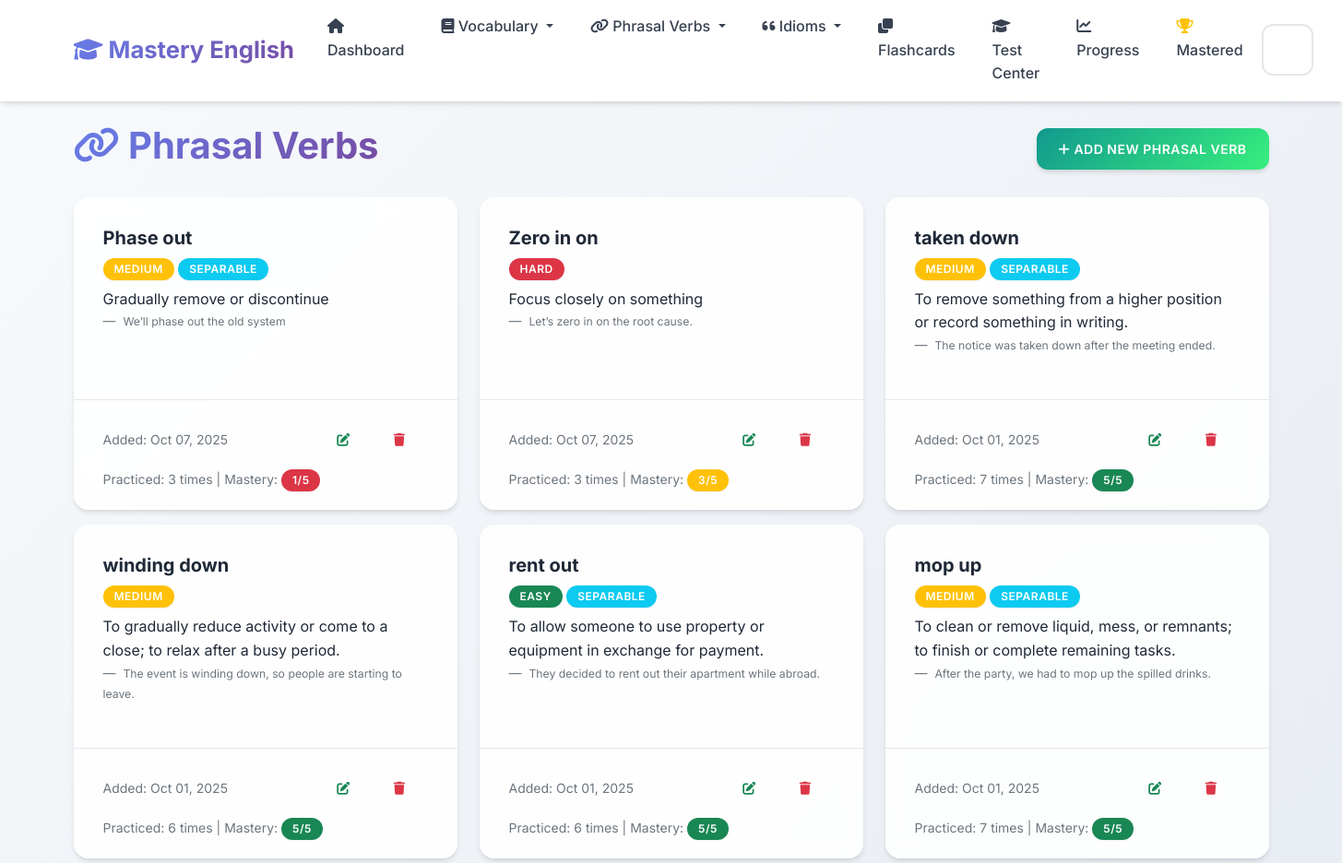
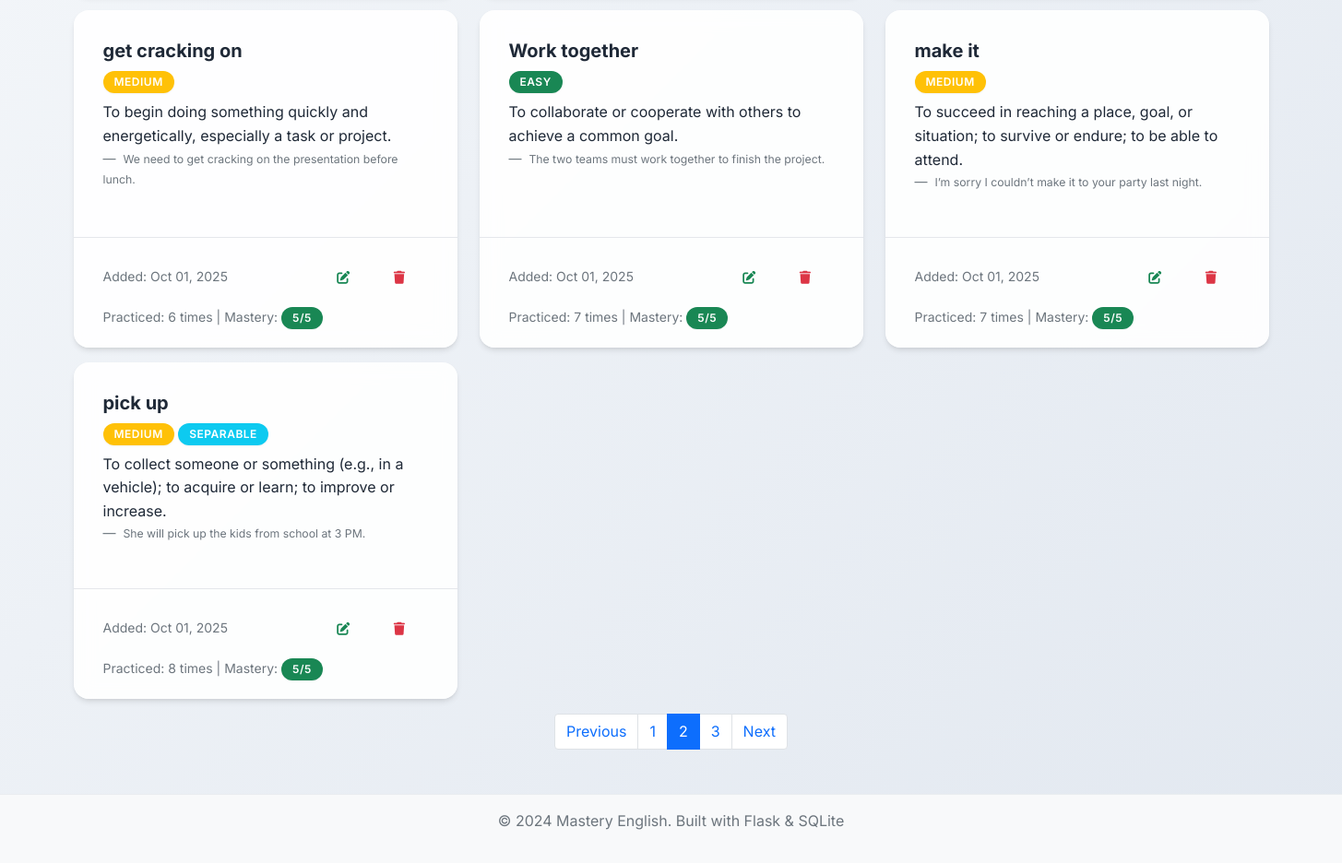
Screenshot of /phrasal-verbs?page=2 with the database file from the repository (2 pictures, top to bottom).
### app.py (models this page shows, shortened)
class PhrasalVerb(db.Model):
    __tablename__ = 'phrasal_verbs'
    id = db.Column(db.Integer, primary_key=True)
    phrasal_verb = db.Column(db.String(100), nullable=False)
    meaning = db.Column(db.Text, nullable=False)
    example_sentence = db.Column(db.Text)
    separable = db.Column(db.Boolean, default=False)
    difficulty_level = db.Column(db.String(20), default='medium')
    date_added = db.Column(db.DateTime, default=datetime.utcnow)
    times_practiced = db.Column(db.Integer, default=0)
    last_practiced = db.Column(db.DateTime)
    mastery_level = db.Column(db.Integer, default=0)

### app.py (the view)
@app.route('/phrasal-verbs')
def phrasal_verbs_list():
    page = request.args.get('page', 1, type=int)
    phrasal_verbs = PhrasalVerb.query.order_by(PhrasalVerb.date_added.desc()).paginate(
        page=page, per_page=10, error_out=False)
    return render_template('phrasal_verbs_list.html', phrasal_verbs=phrasal_verbs)

### templates/phrasal_verbs_list.html (shortened to what this page needs)
{% extends "base.html" %}
{% block content %}
<div class="row">
    <div class="col-12">
        <div class="d-flex justify-content-between align-items-center mb-4">
            <h1>
                <i class="fas fa-link"></i> Phrasal Verbs
            </h1>
            <a href="{{ url_for('add_phrasal_verb') }}" class="btn btn-success">
                <i class="fas fa-plus"></i> Add New Phrasal Verb
            </a>
        </div>
    </div>
</div>
{% if phrasal_verbs.items %}
    <div class="row">
        {% for phrasal in phrasal_verbs.items %}
            <div class="col-md-6 col-lg-4 mb-3">
                <div class="card h-100">
                    <div class="card-body">
                        <h5 class="card-title">{{ phrasal.phrasal_verb }}</h5>
                        <span class="badge bg-{% if phrasal.difficulty_level == 'easy' %}success{% elif phrasal.difficulty_level == 'hard' %}danger{% else %}warning{% endif %} mb-2">
                            {{ phrasal.difficulty_level.title() }}
                        </span>
                        {% if phrasal.separable %}
                            <span class="badge bg-info mb-2">Separable</span>
                        {% endif %}
                        <p class="card-text">{{ phrasal.meaning }}</p>
                        {% if phrasal.example_sentence %}
                            <blockquote class="blockquote-footer">
                                <small>{{ phrasal.example_sentence }}</small>
                            </blockquote>
                        {% endif %}
                    </div>
                    <div class="card-footer bg-transparent">
                        <div class="d-flex justify-content-between align-items-center">
                            <small class="text-muted">
                                Added: {{ phrasal.date_added.strftime('%b %d, %Y') }}
                            </small>
                            <div class="btn-group" role="group">
                                <a href="{{ url_for('edit_phrasal_verb', id=phrasal.id) }}" class="btn btn-sm btn-outline-success">
                                    <i class="fas fa-edit"></i>
                                </a>
                                <button type="button" class="btn btn-sm btn-outline-danger" onclick="confirmDelete('{{ phrasal.phrasal_verb }}', '{{ url_for('delete_phrasal_verb', id=phrasal.id) }}')">
                                    <i class="fas fa-trash"></i>
                                </button>
                            </div>
                        </div>
                        {% if phrasal.times_practiced > 0 %}
                            <div class="mt-2">
                                <small class="text-muted">
                                    Practiced: {{ phrasal.times_practiced }} times
                                    | Mastery:
                                    <span class="badge bg-{% if phrasal.mastery_level >= 4 %}success{% elif phrasal.mastery_level >= 2 %}warning{% else %}danger{% endif %}">
                                        {{ phrasal.mastery_level }}/5
                                    </span>
                                </small>
                            </div>
                        {% endif %}
                    </div>
                </div>
            </div>
        {% endfor %}
    </div>
    {% if phrasal_verbs.pages > 1 %}
        <nav aria-label="Page navigation">
            <ul class="pagination justify-content-center">
                {% if phrasal_verbs.has_prev %}
                    <li class="page-item">
                        <a class="page-link" href="{{ url_for('phrasal_verbs_list', page=phrasal_verbs.prev_num) }}">Previous</a>
                    </li>
                {% endif %}
                {% for page_num in phrasal_verbs.iter_pages() %}
                    {% if page_num %}
                        {% if page_num != phrasal_verbs.page %}
                            <li class="page-item">
                                <a class="page-link" href="{{ url_for('phrasal_verbs_list', page=page_num) }}">{{ page_num }}</a>
                            </li>
                        {% else %}
                            <li class="page-item active">
                                <span class="page-link">{{ page_num }}</span>
                            </li>
                        {% endif %}
                    {% else %}
                        <li class="page-item disabled">
                            <span class="page-link">...</span>
                        </li>
                    {% endif %}
                {% endfor %}
                {% if phrasal_verbs.has_next %}
                    <li class="page-item">
                        <a class="page-link" href="{{ url_for('phrasal_verbs_list', page=phrasal_verbs.next_num) }}">Next</a>
                    </li>
                {% endif %}
            </ul>
        </nav>
    {% endif %}
{% endif %}
{% endblock %}

### static/css/style.css (style rules this page uses)
:root { --primary-color: #6366f1; --primary-dark: #4f46e5; --primary-light: #8b5cf6; --success-color: #10b981; --success-dark: #059669; --info-color: #06b6d4; --info-dark: #0891b2; --warning-color: #f59e0b; --warning-dark: #d97706; --danger-color: #ef4444; --danger-dark: #dc2626; --light-color: #f8fafc; --dark-color: #1e293b; --gray-50: #f9fafb; --gray-100: #f3f4f6; --gray-200: #e5e7eb; --gray-300: #d1d5db; --gray-400: #9ca3af; --gray-500: #6b7280; --gray-600: #4b5563; --gray-700: #374151; --gray-800: #1f2937; --gray-900: #111827; --gradient-primary: linear-gradient(135deg, #667eea 0%, #764ba2 100%); --gradient-success: linear-gradient(135deg, #11998e 0%, #38ef7d 100%); --gradient-info: linear-gradient(135deg, #667db6 0%, #0082c8 100%); --gradient-warning: linear-gradient(135deg, #f093fb 0%, #f5576c 100%); --gradient-hero: linear-gradient(135deg, #667eea 0%, #764ba2 50%, #f093fb 100%); --shadow-sm: 0 1px 2px 0 rgba(0, 0, 0, 0.05); --shadow: 0 4px 6px -1px rgba(0, 0, 0, 0.1), 0 2px 4px -1px rgba(0, 0, 0, 0.06); --shadow-md: 0 10px 15px -3px rgba(0, 0, 0, 0.1), 0 4px 6px -2px rgba(0, 0, 0, 0.05); --shadow-lg: 0 20px 25px -5px rgba(0, 0, 0, 0.1), 0 10px 10px -5px rgba(0, 0, 0, 0.04); --shadow-xl: 0 25px 50px -12px rgba(0, 0, 0, 0.25); }
body { font-family: 'Inter', 'Segoe UI', -apple-system, BlinkMacSystemFont, sans-serif; background: linear-gradient(135deg, #f8fafc 0%, #e2e8f0 100%); min-height: 100vh; line-height: 1.6; color: var(--gray-800); }
.card { border: none; border-radius: 16px; background: rgba(255, 255, 255, 0.9); backdrop-filter: blur(10px); box-shadow: var(--shadow); transition: all 0.4s cubic-bezier(0.4, 0, 0.2, 1); position: relative; overflow: hidden; }
.card::before { content: ''; position: absolute; top: 0; left: 0; width: 100%; height: 2px; background: var(--gradient-primary); transform: scaleX(0); transition: transform 0.3s ease; }
.card-body { padding: 2rem; }
.card-footer { background: rgba(248, 250, 252, 0.8); border-top: 1px solid var(--gray-200); border-radius: 0 0 16px 16px; padding: 1.25rem 2rem; }
.badge { font-size: 0.7rem; border-radius: 12px; padding: 0.4em 0.8em; }
.btn { border-radius: 12px; font-weight: 600; padding: 0.75rem 1.5rem; text-transform: uppercase; letter-spacing: 0.5px; font-size: 0.875rem; transition: all 0.3s cubic-bezier(0.4, 0, 0.2, 1); position: relative; overflow: hidden; border: none; }
.btn::before { content: ''; position: absolute; top: 0; left: -100%; width: 100%; height: 100%; background: linear-gradient(90deg, transparent, rgba(255,255,255,0.2), transparent); transition: left 0.5s; }
.btn-success { background: var(--gradient-success); box-shadow: var(--shadow); }
.btn-group .btn { border-radius: 6px; }
h1, h2, h3, h4, h5, h6 { font-weight: 700; color: var(--gray-800); }
h1 { background: var(--gradient-primary); -webkit-background-clip: text; -webkit-text-fill-color: transparent; background-clip: text; }
.badge { font-size: 0.75rem; border-radius: 20px; padding: 0.5em 1em; font-weight: 600; text-transform: uppercase; letter-spacing: 0.5px; box-shadow: var(--shadow-sm); }
.fa, .fas, .far { transition: all 0.3s ease; }

### rows the page displays
PhrasalVerb: phrasal_verb "Phase out", difficulty_level "MEDIUM", separable "SEPARABLE", meaning "Gradually remove or discontinue", example_sentence "We’ll phase out the old system", date_added "Oct 07, 2025", times_practiced "3", mastery_level "1"
PhrasalVerb: phrasal_verb "Zero in on", difficulty_level "HARD", meaning "Focus closely on something", example_sentence "Let’s zero in on the root cause.", date_added "Oct 07, 2025", times_practiced "3", mastery_level "3"
PhrasalVerb: phrasal_verb "taken down", difficulty_level "MEDIUM", separable "SEPARABLE", meaning "To remove something from a higher position or record something in writing.", example_sentence "The notice was taken down after the meeting ended.", date_added "Oct 01, 2025", times_practiced "7", mastery_level "5"
PhrasalVerb: phrasal_verb "winding down", difficulty_level "MEDIUM", meaning "To gradually reduce activity or come to a close; to relax after a busy period.", example_sentence "The event is winding down, so people are starting to leave.", date_added "Oct 01, 2025", times_practiced "6", mastery_level "5"
PhrasalVerb: phrasal_verb "rent out", difficulty_level "EASY", separable "SEPARABLE", meaning "To allow someone to use property or equipment in exchange for payment.", example_sentence "They decided to rent out their apartment while abroad.", date_added "Oct 01, 2025", times_practiced "6", mastery_level "5"
PhrasalVerb: phrasal_verb "mop up", difficulty_level "MEDIUM", separable "SEPARABLE", meaning "To clean or remove liquid, mess, or remnants; to finish or complete remaining tasks.", example_sentence "After the party, we had to mop up the spilled drinks.", date_added "Oct 01, 2025", times_practiced "7", mastery_level "5"
PhrasalVerb: phrasal_verb "get cracking on", difficulty_level "MEDIUM", meaning "To begin doing something quickly and energetically, especially a task or project.", example_sentence "We need to get cracking on the presentation before lunch.", date_added "Oct 01, 2025", times_practiced "6", mastery_level "5"
PhrasalVerb: phrasal_verb "Work together", difficulty_level "EASY", meaning "To collaborate or cooperate with others to achieve a common goal.", example_sentence "The two teams must work together to finish the project.", date_added "Oct 01, 2025", times_practiced "7", mastery_level "5"
PhrasalVerb: phrasal_verb "make it", difficulty_level "MEDIUM", meaning "To succeed in reaching a place, goal, or situation; to survive or endure; to be able to attend.", example_sentence "I’m sorry I couldn’t make it to your party last night.", date_added "Oct 01, 2025", times_practiced "7", mastery_level "5"
PhrasalVerb: phrasal_verb "pick up", difficulty_level "MEDIUM", separable "SEPARABLE", meaning "To collect someone or something (e.g., in a vehicle); to acquire or learn; to improve or increase.", example_sentence "She will pick up the kids from school at 3 PM.", date_added "Oct 01, 2025", times_practiced "8", mastery_level "5"

### other values shown
{{ page_num }} "1" "3"
{{ page_num }} "2"
